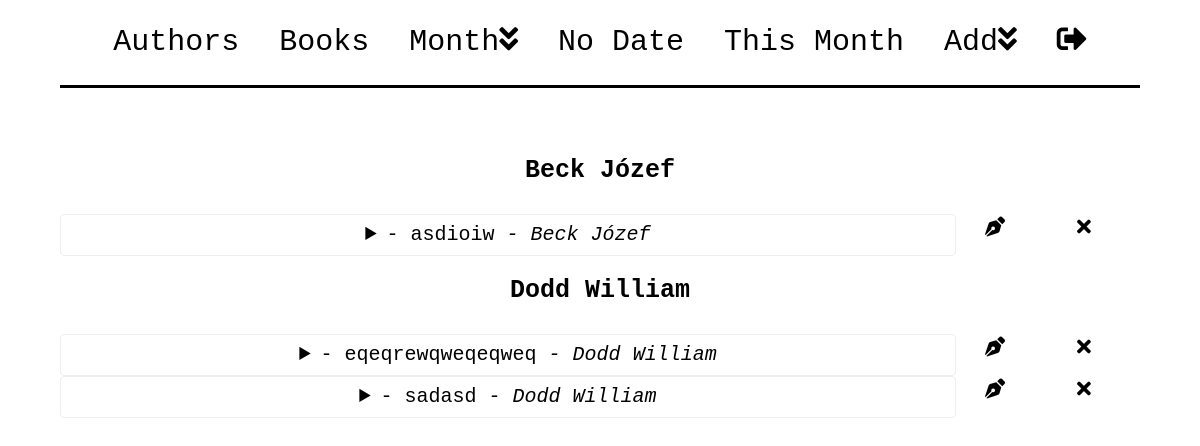
Page /no_date/ (signed in) on the committed database.
### Quote/models.py (models this page shows, shortened)
class Author(models.Model):
    surname=models.CharField(max_length=100, verbose_name=u"Surname:")
    name=models.CharField(max_length=100, verbose_name=u"Name:")
    birth=models.IntegerField(default=0000, blank=False, null=False, verbose_name=u"Birth Year:")
    death=models.IntegerField(default=0000, blank=False, null=False, verbose_name=u"Death Year:")
    class Meta:
        unique_together = ('surname', 'name')
        ordering=['surname', 'name']

class Quote(models.Model):
    choice=[
        ('No','No'),
        ('Yes','Yes')
        ]
    desc=models.CharField(max_length=100, verbose_name=u"Description:")
    date=models.DateField(null=True, blank=True, verbose_name=u"Date of the Quote:", help_text="<em>YYYY-MM-DD</em>.")
    text=models.TextField(verbose_name=u"Quote Text:")
    page=models.PositiveSmallIntegerField(null=True, verbose_name=u"Page:")
    author=models.ForeignKey(Author, null=True, on_delete=models.CASCADE, verbose_name=u"Author:")
    book=models.ForeignKey(Book, null=True, on_delete=models.CASCADE, verbose_name=u"Book:")
    check=models.CharField(max_length=3, choices=choice, default='No')
    class Meta:
        ordering=['date']
    def __str__(self):
        return self.desc

### Quote/views.py (the view)
# urls.py: path('no_date/', NoDateView, name='no_date'),
def NoDateView(request):
    quote=Quote.objects.filter(date=None).order_by('author')
    author=Author.objects.all().order_by('surname', 'name')
    authors_list=Quote.objects.values_list('author', flat=True).distinct()
    obj={
        'quote':quote,'author':author,'authors_list':authors_list,
    }
    return render(request, 'no_date_quotes.html', obj)

### Quote/models.py (called while the page is built)
    def __str__(self):
        return self.houseName

### templates/no_date_quotes.html (shortened to what this page needs)
<!DOCTYPE html>
{%extends 'main.html'%}
{% block body %}
<h2>{{quoteSource}}</h2>
{% for author in author %}
  {% if author.id in authors_list %}
  <h2>{{author.surname}} {{author.name}}</h2>
  {% endif %}
  {% for quote in quote %}
    {% if quote.author == author %}
      <div class="row justify-content-center">
        <div class="col">
          <details class="quoteBox">
            <summary class="title">
              <b>{{quote.date|date:"d.m.Y"}}</b> - {{quote}} <i>- {{quote.author.surname}} {{quote.author.name}}</i>
            </summary>
          </details>
        </div>
        {% if user.is_authenticated %}
        <div class="col-1">
          <a class="title" href="{% url 'editQuote' quote.id %}"><i class="fas fa-pen-nib"></i></a>
        </div>
        <div class="col-1">
          <a class="title" href="{% url 'deleteQuote' quote.id %}"><i class="fas fa-times"></i></a>
        </div>
        {% endif %}
      </div>
    {% endif %}
  {% endfor %}
{% endfor %}
{% endblock %}

### static/static.css (style rules this page uses)
body { margin-left: 5%; margin-right: 5%; color: black; font-family: Courier New; }
h2 { color: black; padding: 20px; text-align: center; font-size: 25px; font-weight: 700; }
.quoteBox { border-style: solid; border-color: #EEEEEE; border-radius: 4px; border-width: 1px; text-decoration: none; text-align: right; }
.title { color: black; padding: 5px; text-align: center; font-size: 20px; }

### rows in the picture
Author: surname "Beck", name "Józef"
Quote: desc "asdioiw", author.surname "Beck", author.name "Józef"
Author: surname "Dodd", name "William"
Quote: desc "eqeqrewqweqeqweq", author.surname "Dodd", author.name "William"
Quote: desc "sadasd", author.surname "Dodd", author.name "William"
